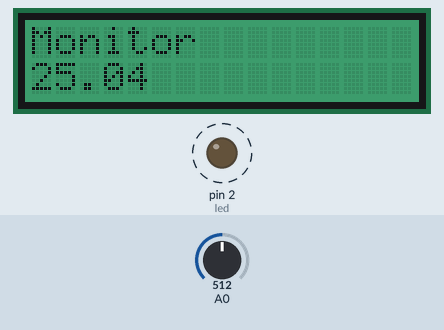
This sketch was run on a simulated Arduino Uno, built with avr-gcc and run on an emulated ATmega328P. Shown: 16×2 character LCD, output pins drawn as LEDs (lit = HIGH). Dashed ring = blinking. The test bench sets the inputs (shaded band); at power-on: A0 = 512.

Above: at 1.3 s.
1.4 s: A0 set to 716
At 2.23 s:
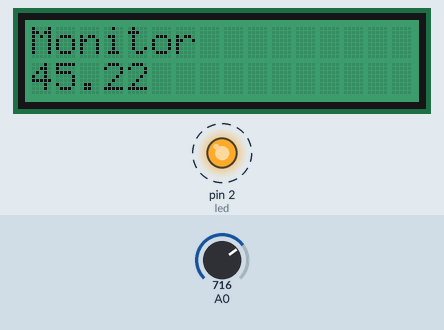
5.5 s: A0 set to 900
At 7.0 s:
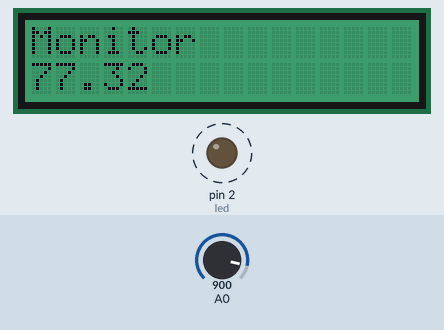
7.8 s: A0 set to 1023
At 9.0 s:
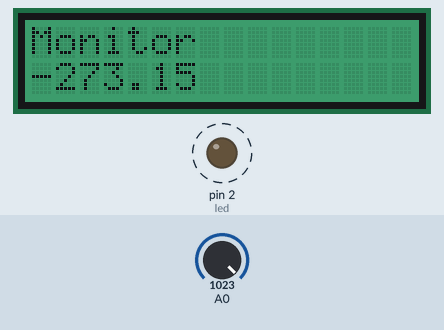
Timing chart, 0 to 15.8 s (numbered marks = the images above; inputs shaded):
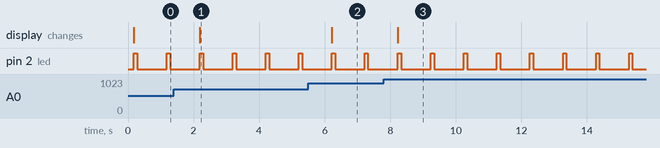

The sketch:

ReadTempProj1.ino
```cpp
//Libraries
#include <math.h>
#include <Wire.h>
#include <rgb_lcd.h>

//Alias for LCD Device
rgb_lcd lcd;

//Led port
int led = 2;

int sensorData;     //Senseor value
float temperature;  //Result
int B=3975;         //B value of the thermistor
float resistance;   //Resistance of the sensor value

//Setup rotine
void setup() {
  //Init lcd
  lcd.begin(16, 2);
  //No lcd cursor blink
  lcd.noBlink();
  //Set color
  lcd.setRGB(0,128,64);
  //First message
  lcd.print("Monitor");
  //Led port to output mode
  pinMode(led, OUTPUT);
  //Wait
  delay(100);
}

//Loop rotine
void loop() {
  //Sensor value
  sensorData=analogRead(0);
  //Resistence calc
  resistance=(float)(1023-sensorData)*10000/sensorData;
  //Temperature calc by datasheet
  temperature=1/(log(resistance/10000)/B+1/298.15)-273.15;
  //Set lcd cursor
  lcd.setCursor(0, 1);
  //Set temperature message
  lcd.print(temperature);
  //Define led state to high
  digitalWrite(led, HIGH);
  //Wait for 100 miliseconds
  delay(100);
  //Define led state to low
  digitalWrite(led, LOW);
  //Wait for 900 seconds
  delay(900);
}
```

Measured:
- after the input at 1.4 s, the display: changes after 0.79 s (image 1)
- after the input at 5.5 s, the display: changes after 0.71 s (image 2)
- after the input at 7.8 s, the display: changes after 0.43 s (image 3)
- by itself, pin 2 (led): alternates HIGH for 0.10 s and LOW for 0.91 s
